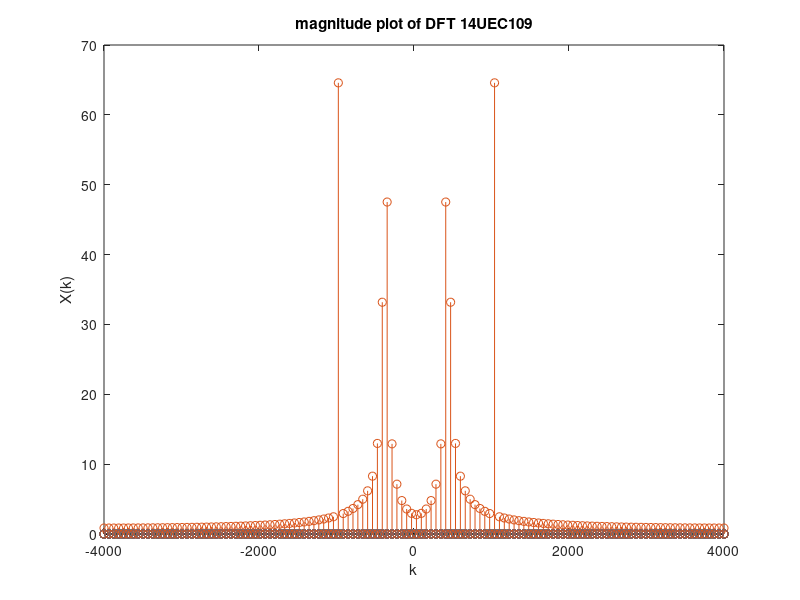
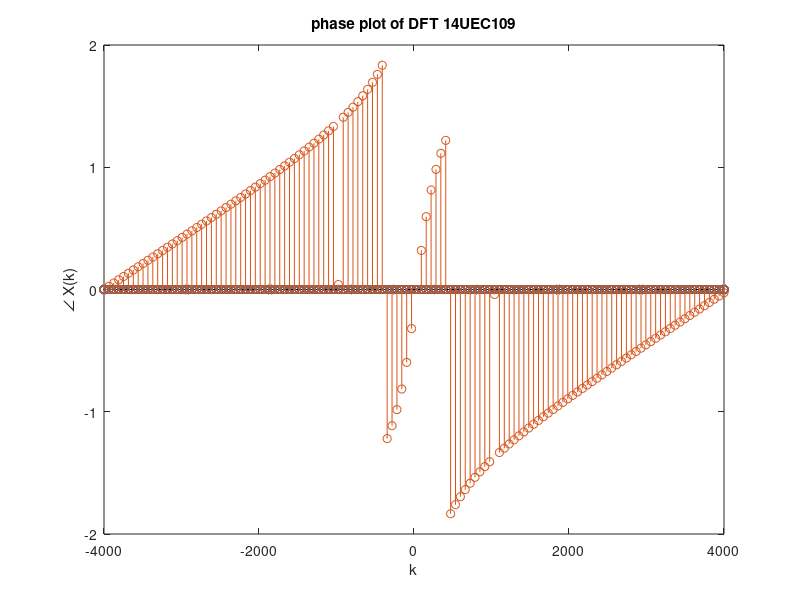
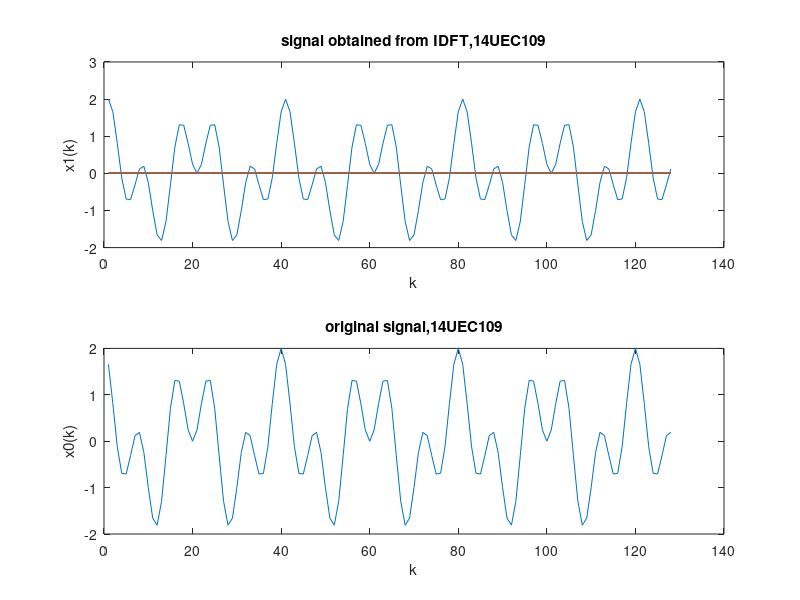

The MATLAB source for these figures, in order:
%Program to perform a discrete fourier transform and plot its magnitude and
%phase spectra, and then perform the inverse DFT.

close all; %close open figures and windows generated by running MATLAB code
clear all; %clear the workspace
clc;       %clear the command window

N = 128;        %No. of complex no.s
Fs= 8000;       %Sampling frequency
X = zeros(128); %Initialising variable of DFT
Ts= 1/Fs;       %Sampling time

%Discrete fourier transform
for k = 1:1:128      %No. of samples
    for n = 0:1:N-1  %Time index
     X(k)=X(k)+(cos(2000*pi*n*Ts)+cos(800*pi*n*Ts))*exp(-j*2*pi*(k-1)*n/N);
    end;
end;
X1 = fftshift(abs(X));  %shift the fft to center of maximum amplitude
f  = linspace(-Fs/2,Fs/2,N); %x axis symmetric around central frequency

%magnitude plot of DFT
figure(1)           %New figure window
stem(f,X1);         %Discrete plot
xlabel('k');        %Label of x axis
ylabel('X(k)');     %Label of y axis
title('magnitude plot of DFT 14UEC109');    %Title of plot

%phase plot of DFT
figure(2)           %New figure window
stem(f,fftshift(angle(X)));%Discrete plot
xlabel('k');    %Label of x axis
ylabel('\angle X(k)');  %Label of y axis
title('phase plot of DFT 14UEC109');    %Title of plot

%Inverse Discrete Fourier Transform
x1 = zeros(128); %initialising variable of IDFT signal
for n = 1:1:N    %time index
    for k = 1:1:128  %no. of samples
     x1(n)=x1(n)+(X(k)*exp(j*2*pi*(k-1)*(n-1)/N))/N; %IDFT
    end;
end;

k = 1:1:128;     %No. of samples
x0 = cos(2000*pi*k*Ts)+cos(800*pi*k*Ts);  %original signal

%IDFT PLOT
figure          %New figure window
subplot(2,1,1) %Plotted in first section of 2x1 figure
plot(k,x1);     %continuous plot
xlabel('k');    %Label of x axis
ylabel('x1(k)'); %Label of y axis
title('signal obtained from IDFT,14UEC109');    %Title of plot
hold on         %To hold the current plot in the figure window

%Plot of original signal
subplot(2,1,2)  %Plotted in second section of 2x1 figure
plot(k,x0);     %continuous plot
xlabel('k');     %Label of x axis
ylabel('x0(k)');  %Label of y axis
title('original signal,14UEC109');  %Title of plot
